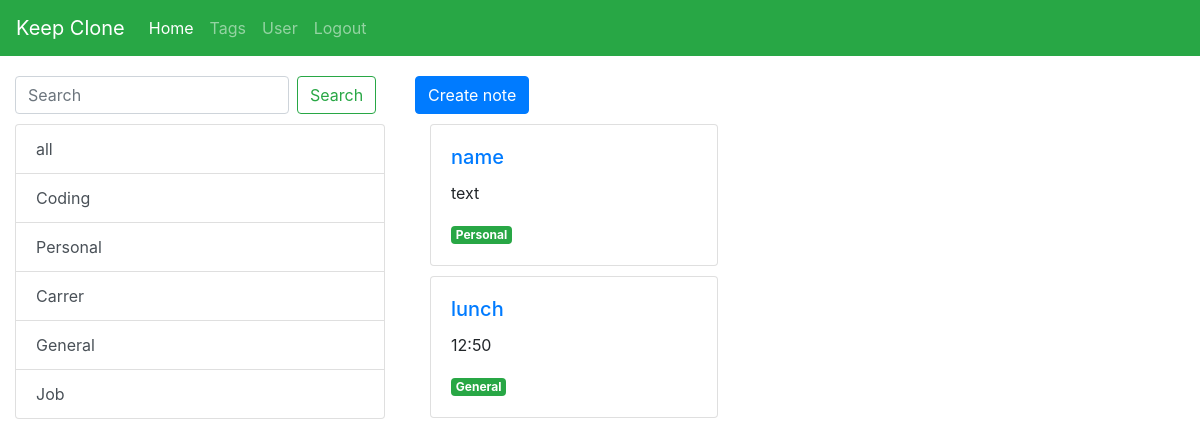
Page /index (signed in) on the committed database.
### tables this page shows
CREATE TABLE "tags" (
	"id"	INTEGER,
	"name"	TEXT NOT NULL,
	"user_id"	INTEGER NOT NULL,
	PRIMARY KEY("id" AUTOINCREMENT)
);

CREATE TABLE "posts" (
	"id"	INTEGER,
	"name"	TEXT NOT NULL,
	"text"	TEXT NOT NULL,
	"tags"	TEXT NOT NULL,
	"user_id"	INTEGER NOT NULL,
	PRIMARY KEY("id" AUTOINCREMENT)
);

### app.py (the view)
@app.route("/index")
def index_page():
    if "user" in session:
        id = session["user"]
        return render_template("index.html", posts = posts(id), len_posts = len(posts(id)), tags = get_tags(id))
    return redirect("/signup")

### main.py (called while the page is built)
def posts(id):
    sql = f"select * from posts where user_id = {id};"
    con = sqlite3.connect("date.db")
    cur = con.cursor()
    cur.execute(sql)
    posts = cur.fetchall()
    con.close()
    return posts

def get_tags(id):
    sql = f"select * from tags where user_id = {id};"
    con = sqlite3.connect("date.db")
    cur = con.cursor()
    cur.execute(sql)
    tags = cur.fetchall()
    con.close()
    return tags

### templates/index.html (shortened to what this page needs)
<!DOCTYPE html>
<html lang="en">
<head>
    <link rel="stylesheet" href="https://cdn.jsdelivr.net/npm/bootstrap@4.6.0/dist/css/bootstrap.min.css">
</head>
<body>
  <nav class="navbar navbar-expand-lg navbar-dark bg-success">
    <a class="navbar-brand" href="#">Keep Clone</a>
    <div class="collapse navbar-collapse" id="navbarSupportedContent">
      <ul class="navbar-nav mr-auto">
        <li class="nav-item active">
          <a class="nav-link" href="/index">Home</a>
        </li>
        <li class="nav-item">
            <a class="nav-link" href="/tags">Tags</a>
          </li>
        <li class="nav-item">
          <a class="nav-link" href="/user">User</a>
        </li>
        <li class="nav-item">
            <a class="nav-link" href="/logout">Logout</a>
          </li>
      </ul>
    </div>
  </nav>
  <div class="container-fluid" style="padding-top: 20px;">
      <div class="row">
          <div class="col-md-4">
            <form action="/search" method="get" class="form-inline my- my-lg-0">
                <input class="form-control mr-sm-2" type="search" placeholder="Search" aria-label="Search" name="search" required>
                <button class="btn btn-outline-success my-2 my-sm-0" type="submit">Search</button>
              </form>
              <div class="list-group" style="padding-top: 10px;">
                <a href="#" class="list-group-item list-group-item-action">all</a>
                {% for i in tags: %}
                <a href="/tags/{{i[1]}}" class="list-group-item list-group-item-action">{{i[1]}}</a>
                {% endfor %}
              </div>
          </div>
          <div class="col-md-8">
            {% if len_posts == 0: %}
            <a href="/create"><button type="button" class="btn btn-primary">Create note</button></a>
              <p>The notes you added will appear here</p>
            {% else: %}
            <a href="/create"><button type="button" class="btn btn-primary">Create note</button></a>
              {% for i in posts: %}
                <div class="col-md-3" style="padding-top: 10px;">
                  <div class="card" style="width: 18rem;">
                    <div class="card-body">
                      <h5 class="card-title"><a href="#">{{i[1]}}</a></h5>
                      <p class="card-text">{{i[2]}}</p>
                      <a href="#" class="badge badge-success">{{i[3]}}</a>
                    </div>
                  </div>
                </div>
              {% endfor %}
            {% endif %}
          </div>
      </div>
  </div>
</body>
</html>

### rows in the picture
tags: name "Coding"
tags: name "Personal"
tags: name "Carrer"
tags: name "General"
tags: name "Job"
posts: name "name", text "text", tags "Personal"
posts: name "lunch", text "12:50", tags "General"
